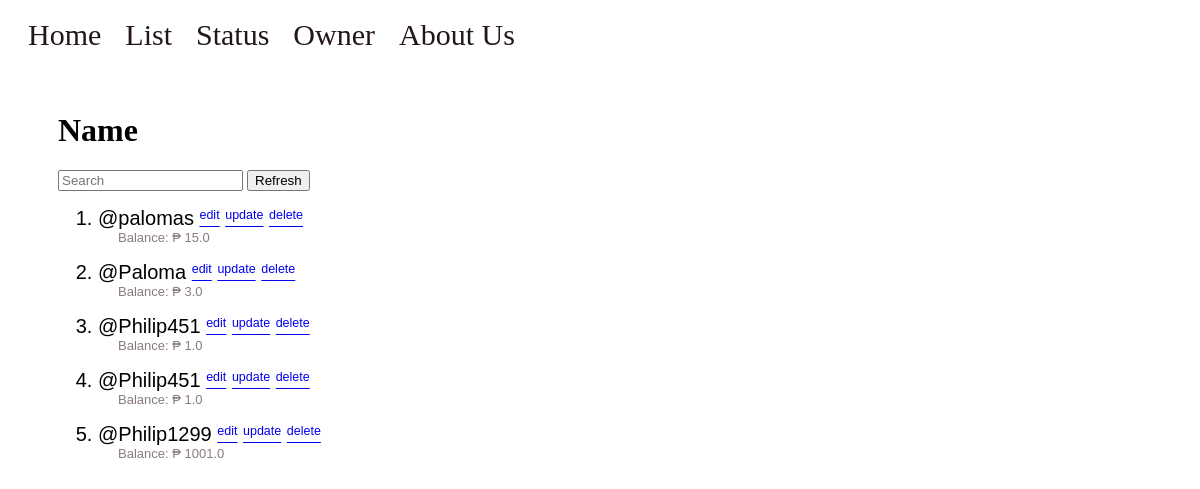
The app's page /secure/owner/ with its own data.
### base/models.py (models this page shows)
class Information(models.Model):
    name = models.CharField(max_length=200)
    age = models.IntegerField(default=0)
    date = models.DateTimeField(default=timezone.now)
    interest = models.FloatField(default=0)
    balance = models.FloatField(default=0)
    interest_bool = models.BooleanField(default=True)
    agreement = models.BooleanField(default=False)
    date_debts = models.DateTimeField(default=timezone.now)
    def __str__(self):
        return self.name

### base/views.py (the view)
# urls.py: path("secure/owner/", views.owner, name='owner'),
def owner(response):
    active()
    ls = Information.objects.all()
    if 'search-item' in response.GET:
        if response.GET["search-item"] != '':
            search = response.GET["search-item"]
            ls = Information.objects.filter(name__icontains=search)
    return render(response, "owner.html", {'item': ls})

### templates/owner.html
{% extends 'nav_bar.html' %}
{% load static %}
{% block content %}
    <link rel="stylesheet" href="{% static 'base/css/owner.css' %}">
    <div class="side-bar">
    <form method="GET" action="">
    <h1>Name</h1>
    <label><input  class="search-item" type="text" placeholder="Search" name="search-item"> <span><button>Refresh</button></span></label>
    <ol>
        {% for i in item %}
            <li>@{{ i }} <span> <a href="{% url 'edit-item' i.id%}"><sup> edit</sup></a></span>
            <span><a href="{% url 'update-item' i.id%}"><sup>update</sup></a></span> <span> <a href="{% url 'delete-item' i.id%}"><sup> delete</sup></a></span>
            </li>
            <p class="balance-update">Balance: ₱ {{ i.balance }}<p>
        {% endfor %}
    </ol>
    </form>
    </div>
{% endblock %}

### base/static/base/css/owner.css (style rules this page uses)
.side-bar { margin: 50px 50px; }
.side-bar li { font-size: 20px; font-family: arial, serif; cursor: pointer; }
.side-bar li span { font-size: 15px; font-family: arial, serif; color: blueviolet; cursor: pointer; }
.balance-update { color: rgba(108, 90, 90, 0.8); font-family: arial, serif; margin-left: 20px; margin-top: 0; margin-bottom: 10px; font-size: 13px; }

### records on screen
Information: name "palomas", balance "15.0"
Information: name "Paloma", balance "3.0"
Information: name "Philip451", balance "1.0"
Information: name "Philip451", balance "1.0"
Information: name "Philip1299", balance "1001.0"
